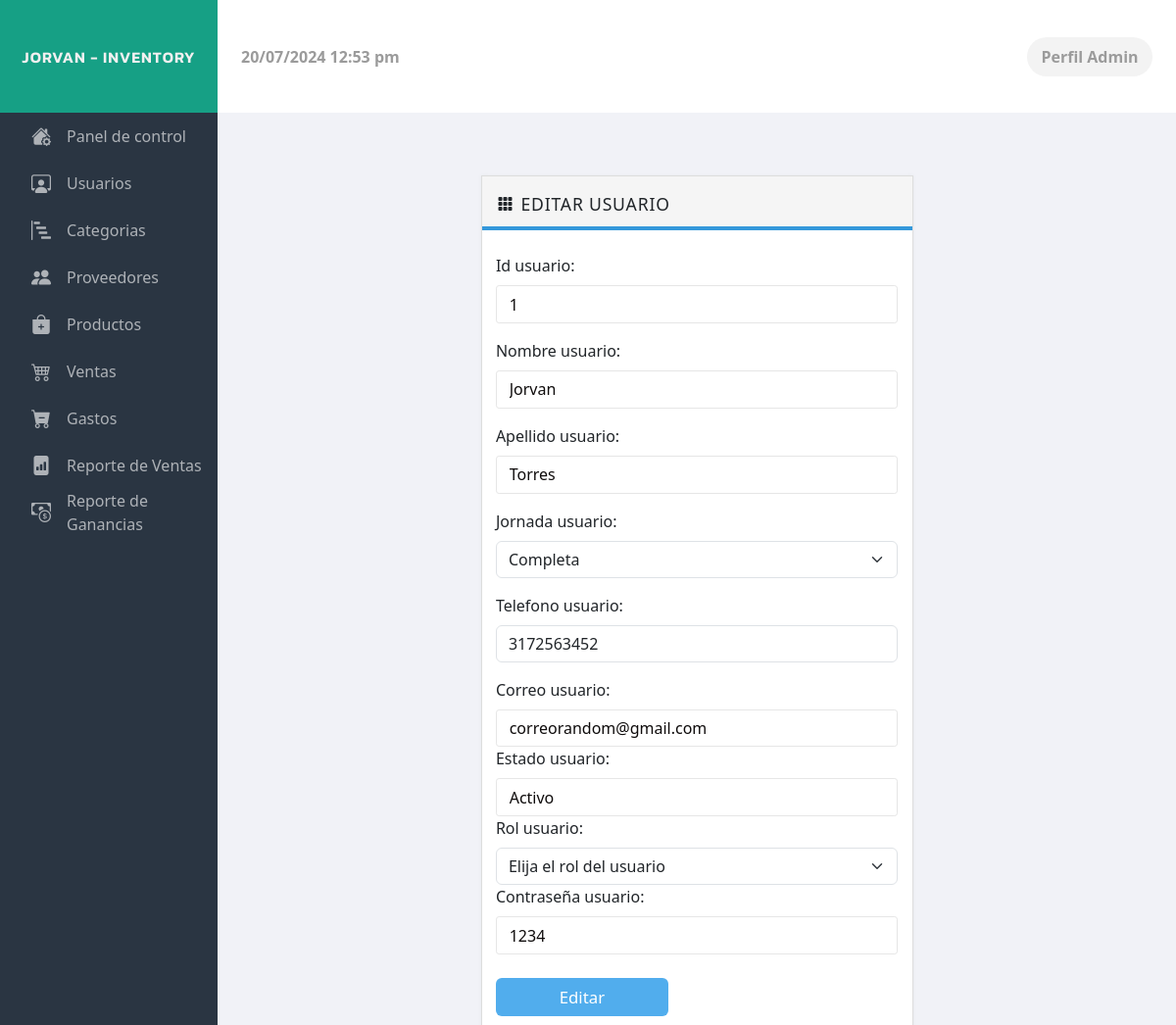
/admin/view/edit/editarUsuario.php?id_us=1, run on the app's committed database.
### tables this page shows
CREATE TABLE `usuario` (
  `id_us` int(10) NOT NULL,
  `nombre_us` varchar(60) NOT NULL,
  `apellido_us` varchar(60) NOT NULL,
  `jornada_us` varchar(60) NOT NULL,
  `telefono_us` varchar(10) NOT NULL,
  `correo_us` varchar(60) NOT NULL,
  `estado_us` varchar(60) NOT NULL,
  `rol_us` varchar(60) NOT NULL,
  `password` varchar(60) NOT NULL
);

### admin/model/datosUsuario.php (called while the page is built, shortened)
<?php
class misUsuarios
{
    function verUsuarioId($id)
    {
        $conexion = new Conexion();
        $arreglo = array();
        $consulta = "SELECT id_us, nombre_us, apellido_us, jornada_us, telefono_us, correo_us, estado_us, rol_us,password FROM usuario
                    WHERE id_us = :id";
        $modules = $conexion->prepare($consulta);
        $modules->bindParam(":id", $id);
        $modules->execute();
        $total = $modules->rowCount();
        if ($total > 0) {
            $i = 0;
            while ($data = $modules->fetch(PDO::FETCH_ASSOC)) {
                $arreglo[$i] = $data;
                $i++;
            }
        }
        return $arreglo;
    }
}
?>

### admin/view/edit/editarUsuario.php (the view, shortened to what this page needs)
<?php
include ("../../model/datosUsuario.php");
$misUsuario = new misUsuarios();
if(isset($_GET['id_us'])) {
  $id_us = $_GET['id_us'];
  $respUsuario = $misUsuario->verUsuarioId($id_us);
  if(count($respUsuario) > 0) {
    $id_us = $respUsuario[0]['id_us'];
    $nombre_us = $respUsuario[0]['nombre_us'];
    $apellido_us = $respUsuario[0]['apellido_us'];
    $jornada_us=$respUsuario[0]['jornada_us'];
    $telefono_us=$respUsuario[0]['telefono_us'];
    $correo_us=$respUsuario[0]['correo_us'];
    $estado_us=$respUsuario[0]['estado_us'];
    $password=$respUsuario[0]['password'];
  } else {
    echo '<script>
        alert ("El usuario seleccionada no fue encontrada.")
        self.location="../usuario.php"
        </script>';
  }
} else {
  echo '<script>
        alert ("Debe seleccionar un usuario")
        self.location="../usuario.php"
        </script>';
}
?>
<!doctype html>
<html lang="en">
  <head>
    <link href="https://cdn.jsdelivr.net/npm/bootstrap@5.3.3/dist/css/bootstrap.min.css" rel="stylesheet">
    <link rel="stylesheet" href="https://cdn.jsdelivr.net/npm/bootstrap-icons@1.10.5/font/bootstrap-icons.css">
    <link rel="stylesheet" href="../../libraries/style.css">
  </head>
  <body>
    <section class="header">
        <div class="nombre">
            <p class="m-0">JORVAN - INVENTORY</p>
        </div>
        <div class="fecha">
            <p><?php date_default_timezone_set('America/Bogota'); echo date("d/m/Y  g:i a");?></p>
            <div class="perfil">
                <p class="m-0">Perfil Admin</p>
            </div>
        </div>
    </section>
<section class="contenido">
    <?php include('barraHorizontalEdit.php') ?>
    <div class="interfaz overflow-auto d-flex justify-content-center">
        <div class="categorias w-50">
                <div class="tabla">
                    <div class="head">
                        <i class="bi bi-grid-3x3-gap-fill"></i>
                        <h6>EDITAR USUARIO</h6>
                    </div>
                    <form class="body" enctype="multipart/form-data">
                        <div>
                            <label for="id_us" class="form-label">Id usuario:</label>
                            <input class="form-control" type="text" id="id_us" name="id_us" readonly value="<?php echo $id_us; ?>">
                        </div>
                        <div>
                            <label for="nombre_us" class="form-label">Nombre usuario:</label>
                            <input class="form-control" type="text" id="nombre_us" name="nombre_us" value="<?php echo $nombre_us; ?>">
                        </div>
                        <div>
                            <label for="apellido_us" class="form-label">Apellido usuario:</label>
                            <input class="form-control" type="text" id="apellido_us" name="apellido_us" value="<?php echo $apellido_us;?>">
                        </div>
                        <div>
                            <label for="jornada_us" class="form-label">Jornada usuario:</label>
                            <select name="jornada_us" id="jornada_us" class="form-select">
                                <?php echo '<option value="'.$jornada_us.'" selected>'.$jornada_us.'</option>' ?>
                            </select>
                        </div>
                        <div>
                            <label for="telefono_us" class="form-label">Telefono usuario:</label>
                            <input class="form-control" type="number" id="telefono_us" name="telefono_us" value="<?php echo $telefono_us; ?>">
                        </div>
                        <div>
                            <label for="correo_us" class="form-label">Correo usuario:</label>
                            <input class="form-control" type="text" id="correo_us" name="correo_us" value="<?php echo $correo_us; ?>">
                        <div>
                            <label for="estado_us" class="form-label">Estado usuario:</label>
                            <input class="form-control" type="text" id="estado_us" name="estado_us" value="<?php echo $estado_us; ?>" min="0" max="99999">
                        </div>
                        <div>
                            <label for="rol_us" class="form-label">Rol usuario:</label>
                            <select name="rol_us" id="rol_us" class="form-select">
                                <option value="" disabled selected>Elija el rol del usuario</option>
                            </select>
                        </div>
                        <div>
                            <label for="password" class="form-label">Contraseña usuario:</label>
                            <input class="form-control" type="text" id="password" name="password" value="<?php echo $password; ?>">
                        </div>
                        <div>
                            <div class="d-flex gap-3">
                            <input type="button" class="btn btn2" id="editarUsuario" value="Editar">
                        </div>
                        </div>
                    </form>
                </div>
            </div>
        </div>
    </section>
</body>
</html>

### admin/libraries/style.css (style rules this page uses)
* { margin: 0; padding: 0; }
body { display: flex; flex-direction: column; width: 100%; height: 100vh; }
body .header { display: flex; justify-content: center; width: 100%; height: 11vh; }
body .header .nombre { display: flex; align-items: center; justify-content: center; flex: 0.185; background-color: #16A085; color: #f3f0f0; font-family: "Kanit", sans-serif; font-size: 1rem; font-weight: 600; letter-spacing: 1px; }
body .header .fecha { flex: 0.815; display: flex; align-items: center; justify-content: space-between; font-weight: 700; color: rgb(155, 155, 155); }
body .header .fecha p { margin-left: 1.5rem; margin-bottom: 0rem; }
body .header .fecha .perfil { display: flex; flex-direction: column; align-items: center; justify-content: center; margin-right: 1.5rem; width: 8rem; height: 2.5rem; border-radius: 3rem; background-color: #f3f3f3; border: 1.95px solid transparent; }
body .contenido { display: flex; width: 100%; height: 89vh; transition: 0.4s; }
body .contenido .interfaz { flex: 0.815; }
body .contenido .interfaz, body .contenido .flex-100 { background-color: #F1F2F7; }
body .contenido .interfaz .categorias, body .contenido .flex-100 .categorias { display: flex; width: 100%; padding: 1.5rem; gap: 2.5rem; margin: 2.5rem 0rem; align-items: start; }
body .contenido .interfaz .categorias .tabla, body .contenido .flex-100 .categorias .tabla { display: flex; flex-direction: column; flex: 1; background-color: white; border: 1px solid #DDDDDD; box-shadow: 0rem 0rem 0.2rem #E6E7EB; height: auto; }
body .contenido .interfaz .categorias .tabla .head, body .contenido .flex-100 .categorias .tabla .head { display: flex; gap: 0.5rem; margin-bottom: 0.5rem; background-color: #F5F5F5; border-bottom: 4px solid #3498DB; padding: 1rem 1rem 0.7rem 1rem; }
body .contenido .interfaz .categorias .tabla .head h6, body .contenido .flex-100 .categorias .tabla .head h6 { margin: 2px 0px 0px 0px; font-size: 1.1rem; letter-spacing: 0.8px; }
body .contenido .interfaz .categorias .tabla .body, body .contenido .flex-100 .categorias .tabla .body { padding: 1rem 0.9rem 0.7rem 0.9rem !important; margin-bottom: 1.5rem; }
body .contenido .interfaz .categorias .tabla form, body .contenido .flex-100 .categorias .tabla form { display: flex; flex-direction: column; gap: 1rem; }
body .contenido .interfaz .categorias .tabla form input[type=text], body .contenido .flex-100 .categorias .tabla form input[type=text] { border: 1px solid #E6E6E6; outline: none; color: #0f0c0c; padding: 0.4rem 0.8rem; border-radius: 0.2rem; }
body .contenido .interfaz .categorias .tabla form .btn, body .contenido .flex-100 .categorias .tabla form .btn { width: 11rem; }
body .contenido .interfaz .categorias .tabla form .btn2, body .contenido .flex-100 .categorias .tabla form .btn2 { background-color: #51ADED; color: white; width: 11rem; font-size: 1.05rem; border: 1.5px solid transparent; }

### data on the page
usuario: id_us "1", nombre_us "Jorvan", apellido_us "Torres", jornada_us "Completa", telefono_us "3172563452", correo_us "correorandom@gmail.com", estado_us "Activo", password "1234"
